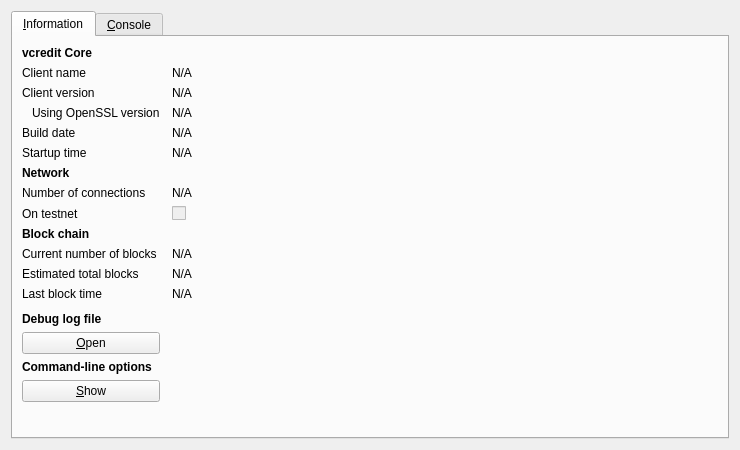
<?xml version="1.0" encoding="UTF-8"?>
<ui version="4.0">
 <class>RPCConsole</class>
 <widget class="QDialog" name="RPCConsole">
  <property name="geometry">
   <rect>
    <x>0</x>
    <y>0</y>
    <width>740</width>
    <height>450</height>
   </rect>
  </property>
  <property name="windowTitle">
   <string>vcredit - Debug window</string>
  </property>
  <layout class="QVBoxLayout" name="verticalLayout_2">
   <item>
    <widget class="QTabWidget" name="tabWidget">
     <property name="currentIndex">
      <number>0</number>
     </property>
     <widget class="QWidget" name="tab_info">
      <attribute name="title">
       <string>&amp;Information</string>
      </attribute>
      <layout class="QGridLayout" name="gridLayout" columnstretch="0,1">
       <property name="horizontalSpacing">
        <number>12</number>
       </property>
       <item row="0" column="0">
        <widget class="QLabel" name="label_9">
         <property name="font">
          <font>
           <weight>75</weight>
           <bold>true</bold>
          </font>
         </property>
         <property name="text">
          <string>vcredit Core</string>
         </property>
        </widget>
       </item>
       <item row="1" column="0">
        <widget class="QLabel" name="label_5">
         <property name="text">
          <string>Client name</string>
         </property>
        </widget>
       </item>
       <item row="1" column="1">
        <widget class="QLabel" name="clientName">
         <property name="cursor">
          <cursorShape>IBeamCursor</cursorShape>
         </property>
         <property name="text">
          <string>N/A</string>
         </property>
         <property name="textFormat">
          <enum>Qt::PlainText</enum>
         </property>
         <property name="textInteractionFlags">
          <set>Qt::LinksAccessibleByMouse|Qt::TextSelectableByKeyboard|Qt::TextSelectableByMouse</set>
         </property>
        </widget>
       </item>
       <item row="2" column="0">
        <widget class="QLabel" name="label_6">
         <property name="text">
          <string>Client version</string>
         </property>
        </widget>
       </item>
       <item row="2" column="1">
        <widget class="QLabel" name="clientVersion">
         <property name="cursor">
          <cursorShape>IBeamCursor</cursorShape>
         </property>
         <property name="text">
          <string>N/A</string>
         </property>
         <property name="textFormat">
          <enum>Qt::PlainText</enum>
         </property>
         <property name="textInteractionFlags">
          <set>Qt::LinksAccessibleByMouse|Qt::TextSelectableByKeyboard|Qt::TextSelectableByMouse</set>
         </property>
        </widget>
       </item>
       <item row="3" column="0">
        <widget class="QLabel" name="label_14">
         <property name="text">
          <string>Using OpenSSL version</string>
         </property>
         <property name="indent">
          <number>10</number>
         </property>
        </widget>
       </item>
       <item row="3" column="1">
        <widget class="QLabel" name="openSSLVersion">
         <property name="cursor">
          <cursorShape>IBeamCursor</cursorShape>
         </property>
         <property name="text">
          <string>N/A</string>
         </property>
         <property name="textFormat">
          <enum>Qt::PlainText</enum>
         </property>
         <property name="textInteractionFlags">
          <set>Qt::LinksAccessibleByMouse|Qt::TextSelectableByKeyboard|Qt::TextSelectableByMouse</set>
         </property>
        </widget>
       </item>
       <item row="4" column="0">
        <widget class="QLabel" name="label_12">
         <property name="text">
          <string>Build date</string>
         </property>
        </widget>
       </item>
       <item row="4" column="1">
        <widget class="QLabel" name="buildDate">
         <property name="cursor">
          <cursorShape>IBeamCursor</cursorShape>
         </property>
         <property name="text">
          <string>N/A</string>
         </property>
         <property name="textFormat">
          <enum>Qt::PlainText</enum>
         </property>
         <property name="textInteractionFlags">
          <set>Qt::LinksAccessibleByMouse|Qt::TextSelectableByKeyboard|Qt::TextSelectableByMouse</set>
         </property>
        </widget>
       </item>
       <item row="5" column="0">
        <widget class="QLabel" name="label_13">
         <property name="text">
          <string>Startup time</string>
         </property>
        </widget>
       </item>
       <item row="5" column="1">
        <widget class="QLabel" name="startupTime">
         <property name="cursor">
          <cursorShape>IBeamCursor</cursorShape>
         </property>
         <property name="text">
          <string>N/A</string>
         </property>
         <property name="textFormat">
          <enum>Qt::PlainText</enum>
         </property>
         <property name="textInteractionFlags">
          <set>Qt::LinksAccessibleByMouse|Qt::TextSelectableByKeyboard|Qt::TextSelectableByMouse</set>
         </property>
        </widget>
       </item>
       <item row="6" column="0">
        <widget class="QLabel" name="label_11">
         <property name="font">
          <font>
           <weight>75</weight>
           <bold>true</bold>
          </font>
         </property>
         <property name="text">
          <string>Network</string>
         </property>
        </widget>
       </item>
       <item row="7" column="0">
        <widget class="QLabel" name="label_7">
         <property name="text">
          <string>Number of connections</string>
         </property>
        </widget>
       </item>
       <item row="7" column="1">
        <widget class="QLabel" name="numberOfConnections">
         <property name="cursor">
          <cursorShape>IBeamCursor</cursorShape>
         </property>
         <property name="text">
          <string>N/A</string>
         </property>
         <property name="textFormat">
          <enum>Qt::PlainText</enum>
         </property>
         <property name="textInteractionFlags">
          <set>Qt::LinksAccessibleByMouse|Qt::TextSelectableByKeyboard|Qt::TextSelectableByMouse</set>
         </property>
        </widget>
       </item>
       <item row="8" column="0">
        <widget class="QLabel" name="label_8">
         <property name="text">
          <string>On testnet</string>
         </property>
        </widget>
       </item>
       <item row="8" column="1">
        <widget class="QCheckBox" name="isTestNet">
         <property name="enabled">
          <bool>false</bool>
         </property>
         <property name="text">
          <string/>
         </property>
        </widget>
       </item>
       <item row="9" column="0">
        <widget class="QLabel" name="label_10">
         <property name="font">
          <font>
           <weight>75</weight>
           <bold>true</bold>
          </font>
         </property>
         <property name="text">
          <string>Block chain</string>
         </property>
        </widget>
       </item>
       <item row="10" column="0">
        <widget class="QLabel" name="label_3">
         <property name="text">
          <string>Current number of blocks</string>
         </property>
        </widget>
       </item>
       <item row="10" column="1">
        <widget class="QLabel" name="numberOfBlocks">
         <property name="cursor">
          <cursorShape>IBeamCursor</cursorShape>
         </property>
         <property name="text">
          <string>N/A</string>
         </property>
         <property name="textFormat">
          <enum>Qt::PlainText</enum>
         </property>
         <property name="textInteractionFlags">
          <set>Qt::LinksAccessibleByMouse|Qt::TextSelectableByKeyboard|Qt::TextSelectableByMouse</set>
         </property>
        </widget>
       </item>
       <item row="11" column="0">
        <widget class="QLabel" name="label_4">
         <property name="text">
          <string>Estimated total blocks</string>
         </property>
        </widget>
       </item>
       <item row="11" column="1">
        <widget class="QLabel" name="totalBlocks">
         <property name="cursor">
          <cursorShape>IBeamCursor</cursorShape>
         </property>
         <property name="text">
          <string>N/A</string>
         </property>
         <property name="textFormat">
          <enum>Qt::PlainText</enum>
         </property>
         <property name="textInteractionFlags">
          <set>Qt::LinksAccessibleByMouse|Qt::TextSelectableByKeyboard|Qt::TextSelectableByMouse</set>
         </property>
        </widget>
       </item>
       <item row="12" column="0">
        <widget class="QLabel" name="label_2">
         <property name="text">
          <string>Last block time</string>
         </property>
        </widget>
       </item>
       <item row="12" column="1">
        <widget class="QLabel" name="lastBlockTime">
         <property name="cursor">
          <cursorShape>IBeamCursor</cursorShape>
         </property>
         <property name="text">
          <string>N/A</string>
         </property>
         <property name="textFormat">
          <enum>Qt::PlainText</enum>
         </property>
         <property name="textInteractionFlags">
          <set>Qt::LinksAccessibleByMouse|Qt::TextSelectableByKeyboard|Qt::TextSelectableByMouse</set>
         </property>
        </widget>
       </item>
       <item row="13" column="0">
        <spacer name="verticalSpacer_2">
         <property name="orientation">
          <enum>Qt::Vertical</enum>
         </property>
         <property name="sizeHint" stdset="0">
          <size>
           <width>20</width>
           <height>20</height>
          </size>
         </property>
        </spacer>
       </item>
       <item row="14" column="0">
        <widget class="QLabel" name="labelDebugLogfile">
         <property name="font">
          <font>
           <weight>75</weight>
           <bold>true</bold>
          </font>
         </property>
         <property name="text">
          <string>Debug log file</string>
         </property>
        </widget>
       </item>
       <item row="15" column="0">
        <widget class="QPushButton" name="openDebugLogfileButton">
         <property name="toolTip">
          <string>Open the vcredit debug log file from the current data directory. This can take a few seconds for large log files.</string>
         </property>
         <property name="text">
          <string>&amp;Open</string>
         </property>
         <property name="autoDefault">
          <bool>false</bool>
         </property>
        </widget>
       </item>
       <item row="16" column="0">
        <widget class="QLabel" name="labelCLOptions">
         <property name="font">
          <font>
           <weight>75</weight>
           <bold>true</bold>
          </font>
         </property>
         <property name="text">
          <string>Command-line options</string>
         </property>
        </widget>
       </item>
       <item row="17" column="0">
        <widget class="QPushButton" name="showCLOptionsButton">
         <property name="toolTip">
          <string>Show the vcredit-qt help message to get a list with possible xonecoin command-line options.</string>
         </property>
         <property name="text">
          <string>&amp;Show</string>
         </property>
         <property name="autoDefault">
          <bool>false</bool>
         </property>
        </widget>
       </item>
       <item row="18" column="0">
        <spacer name="verticalSpacer">
         <property name="orientation">
          <enum>Qt::Vertical</enum>
         </property>
         <property name="sizeHint" stdset="0">
          <size>
           <width>20</width>
           <height>40</height>
          </size>
         </property>
        </spacer>
       </item>
      </layout>
     </widget>
     <widget class="QWidget" name="tab_console">
      <attribute name="title">
       <string>&amp;Console</string>
      </attribute>
      <layout class="QVBoxLayout" name="verticalLayout_3">
       <property name="spacing">
        <number>3</number>
       </property>
       <item>
        <widget class="QTextEdit" name="messagesWidget">
         <property name="minimumSize">
          <size>
           <width>0</width>
           <height>100</height>
          </size>
         </property>
         <property name="readOnly">
          <bool>true</bool>
         </property>
         <property name="tabKeyNavigation" stdset="0">
          <bool>false</bool>
         </property>
         <property name="columnCount" stdset="0">
          <number>2</number>
         </property>
        </widget>
       </item>
       <item>
        <layout class="QHBoxLayout" name="horizontalLayout">
         <property name="spacing">
          <number>3</number>
         </property>
         <item>
          <widget class="QLabel" name="label">
           <property name="text">
            <string notr="true">&gt;</string>
           </property>
          </widget>
         </item>
         <item>
          <widget class="QLineEdit" name="lineEdit"/>
         </item>
         <item>
          <widget class="QPushButton" name="clearButton">
           <property name="maximumSize">
            <size>
             <width>24</width>
             <height>24</height>
            </size>
           </property>
           <property name="toolTip">
            <string>Clear console</string>
           </property>
           <property name="text">
            <string/>
           </property>
           <property name="icon">
            <iconset resource="../bitcoin.qrc">
             <normaloff>:/icons/remove</normaloff>:/icons/remove</iconset>
           </property>
           <property name="shortcut">
            <string notr="true">Ctrl+L</string>
           </property>
           <property name="autoDefault">
            <bool>false</bool>
           </property>
          </widget>
         </item>
        </layout>
       </item>
      </layout>
     </widget>
    </widget>
   </item>
  </layout>
 </widget>
 <resources>
  <include location="../bitcoin.qrc"/>
 </resources>
 <connections/>
</ui>
